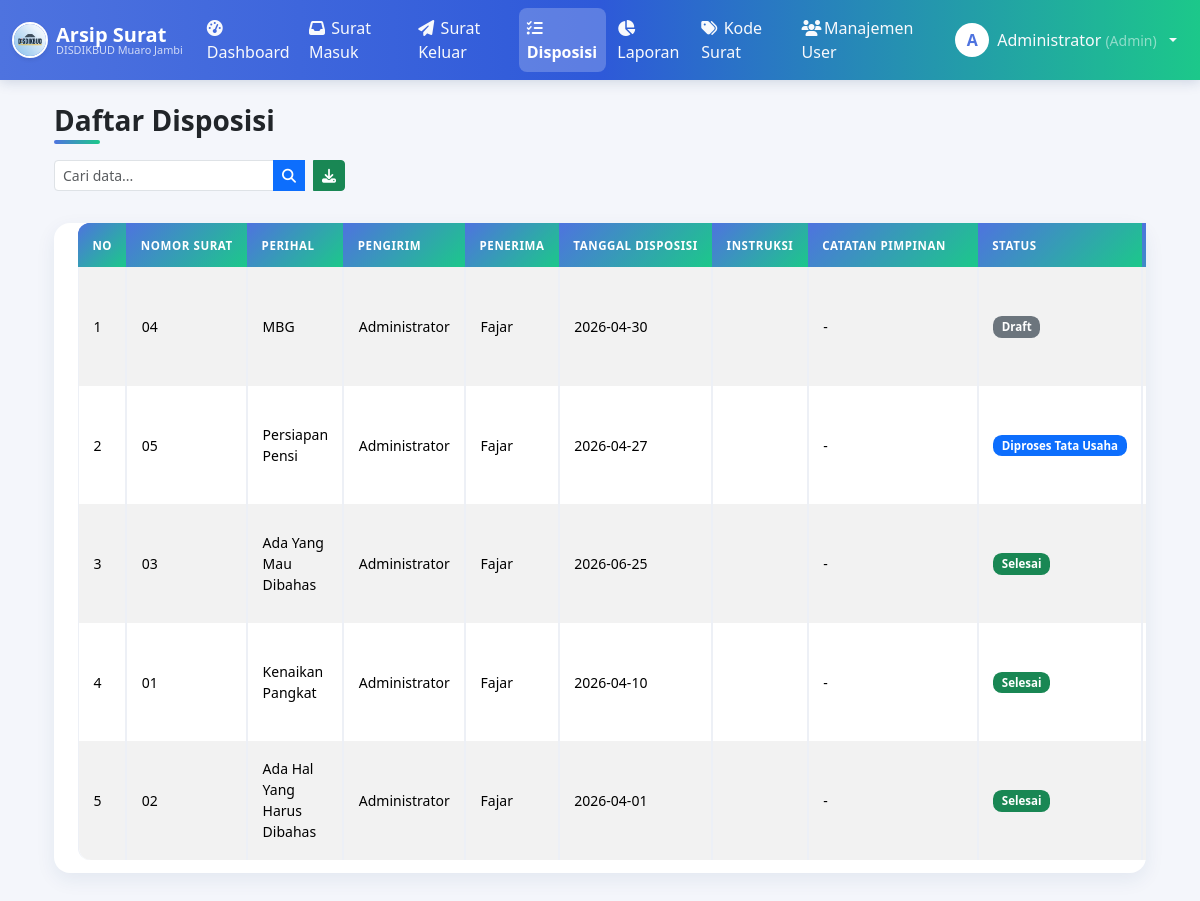
Page /admin/disposisi.php (signed in) on the committed database.
### tables this page shows
CREATE TABLE `disposisi` (
  `id` int(11) NOT NULL,
  `surat_masuk_id` int(11) DEFAULT NULL,
  `pengirim_id` int(11) DEFAULT NULL,
  `penerima_id` int(11) DEFAULT NULL,
  `tgl_disposisi` date DEFAULT NULL,
  `instruksi` text DEFAULT NULL,
  `catatan_pimpinan` text DEFAULT NULL,
  `status` enum('draft','menunggu_verifikasi','terverifikasi','diproses_tata_usaha','selesai') DEFAULT 'draft',
  `created_at` timestamp NULL DEFAULT current_timestamp(),
  `updated_at` timestamp NULL DEFAULT current_timestamp() ON UPDATE current_timestamp()
);

CREATE TABLE `surat_masuk` (
  `id` int(11) NOT NULL,
  `no_agenda` varchar(50) DEFAULT NULL,
  `no_surat` varchar(100) DEFAULT NULL,
  `tgl_surat` date DEFAULT NULL,
  `tgl_diterima` date DEFAULT NULL,
  `pengirim` varchar(150) DEFAULT NULL,
  `instansi` varchar(150) DEFAULT NULL,
  `perihal` varchar(255) DEFAULT NULL,
  `kategori` varchar(100) DEFAULT NULL,
  `file_surat` varchar(255) DEFAULT NULL,
  `status` enum('draft','menunggu_verifikasi','terverifikasi','diproses_tata_usaha','selesai') DEFAULT 'draft',
  `created_at` timestamp NULL DEFAULT current_timestamp()
);

CREATE TABLE `users` (
  `id` int(11) NOT NULL,
  `nama` varchar(100) DEFAULT NULL,
  `email` varchar(100) DEFAULT NULL,
  `password` varchar(255) DEFAULT NULL,
  `role` varchar(20) NOT NULL,
  `created_at` timestamp NULL DEFAULT current_timestamp()
);

### admin/disposisi.php (the view, shortened to what this page needs)
<?php
include "../includes/tracking.php";
$q = isset($_GET['q']) ? mysqli_real_escape_string($conn, $_GET['q']) : "";
if ($_SESSION['role'] == 'admin') {
    $query = "
      SELECT d.*, sm.no_surat, sm.perihal, u1.nama AS pengirim, u2.nama AS penerima
      FROM disposisi d
      JOIN surat_masuk sm ON d.surat_masuk_id = sm.id
      JOIN users u1 ON d.pengirim_id = u1.id
      JOIN users u2 ON d.penerima_id = u2.id
      WHERE sm.no_surat LIKE '%$q%'
         OR sm.perihal LIKE '%$q%'
         OR u1.nama LIKE '%$q%'
         OR u2.nama LIKE '%$q%'
         OR d.instruksi LIKE '%$q%'
      ORDER BY d.created_at DESC
    ";
}
$disposisi = mysqli_query($conn, $query);
?>
<?php include "../includes/header.php"; ?>
<div class="container mt-4">
  <h3 class="fw-bold mb-3">Daftar Disposisi</h3>
  <div class="d-flex justify-content-between mb-3">
    <form class="d-flex mb-3" method="get" action="">
      <div class="input-group" style="max-width: 400px;">
        <input type="text" name="q" value="<?= htmlspecialchars($q ?? ""); ?>"
              class="form-control form-control-sm"
              placeholder="Cari data...">
        <button class="btn btn-sm btn-primary" type="submit">
          <i class="fa fa-search"></i>
        </button>
          <a href="export.php?type=disposisi" class="btn btn-sm btn-success ms-2">
            <i class="fa fa-download"></i>
          </a>
      </div>
    </form>
  </div>
  <div class="card shadow-sm">
    <div class="card-body">
     <table class="table table-bordered table-striped align-middle">
  <thead class="text-white" style="background: linear-gradient(90deg, #4e73df, #1cc88a);">
    <tr>
      <th>No</th>
      <th>Nomor Surat</th>
      <th>Perihal</th>
      <th>Pengirim</th>
      <th>Penerima</th>
      <th>Tanggal Disposisi</th>
      <th>Instruksi</th>
      <th>Catatan Pimpinan</th>
      <th>Status</th>
      <th>Aksi</th>
    </tr>
  </thead>
  <tbody>
    <?php if (mysqli_num_rows($disposisi) > 0): ?>
      <?php $no=1; while($row=mysqli_fetch_assoc($disposisi)): ?>
      <tr>
        <td><?= $no++; ?></td>
        <td><?= htmlspecialchars($row['no_surat']); ?></td>
        <td><?= htmlspecialchars($row['perihal']); ?></td>
        <td><?= htmlspecialchars($row['pengirim']); ?></td>
        <td><?= htmlspecialchars($row['penerima']); ?></td>
        <td><?= htmlspecialchars($row['tgl_disposisi']); ?></td>
        <td><?= nl2br(htmlspecialchars($row['instruksi'])); ?></td>
        <td><?= nl2br(htmlspecialchars($row['catatan_pimpinan'] ?? '-')); ?></td>
        <td>
          <?= statusBadge($row['status']); ?>
        </td>
        <td>
        </td>
      </tr>
      <?php endwhile; ?>
    <?php else: ?>
      <tr>
        <td colspan="10" class="text-center text-muted">Tidak ada data disposisi.</td>
      </tr>
    <?php endif; ?>
  </tbody>
</table>
    </div>
  </div>
</div>
<?php include "../includes/footer.php"; ?>

### includes/tracking.php (shortened to what this page needs)
<?php
function getStatusSteps() {
    return [
        'draft'                 => 'Draft',
        'menunggu_verifikasi'   => 'Menunggu Verifikasi',
        'terverifikasi'         => 'Terverifikasi',
        'diproses_tata_usaha'   => 'Diproses Tata Usaha',
        'selesai'               => 'Selesai',
    ];
}
function getStatusLabel($status) {
    $steps = getStatusSteps();
    return isset($steps[$status]) ? $steps[$status] : ucfirst(str_replace('_', ' ', $status));
}
function getStatusColor($status) {
    $colors = [
        'draft'                 => 'secondary',
        'menunggu_verifikasi'   => 'warning',
        'terverifikasi'         => 'info',
        'diproses_tata_usaha'   => 'primary',
        'selesai'               => 'success',
    ];
    return isset($colors[$status]) ? $colors[$status] : 'secondary';
}
function statusBadge($status) {
    return '<span class="badge bg-' . getStatusColor($status) . '">' . htmlspecialchars(getStatusLabel($status)) . '</span>';
}

### assets/css/style.css (style rules this page uses)
.card { border: none; border-radius: 1rem; box-shadow: 0 .4rem 1.2rem rgba(30, 60, 114, .08) !important; }
.card > .card-body { padding: 1.4rem 1.5rem 1.6rem; }
.card > .card-body:has(> table) { max-height: 68vh; overflow: auto; -webkit-overflow-scrolling: touch; padding-top: 0; }
.container h3.fw-bold { position: relative; display: inline-block; padding-bottom: .4rem; margin-bottom: 1.2rem; }
.container h3.fw-bold::after { content: ''; position: absolute; left: 0; bottom: 0; width: 46px; height: 4px; border-radius: 4px; background: linear-gradient(90deg, #4e73df, #1cc88a); }
.table.table-bordered.table-striped { border-collapse: separate; border-spacing: 0; border-radius: .75rem; margin-bottom: 0; background-color: #fff; }
.table.table-bordered.table-striped thead { background: linear-gradient(135deg, #4e73df 0%, #1cc88a 100%) !important; }
.table.table-bordered.table-striped thead th { background-color: #4e73df !important; background-image: linear-gradient(135deg, #4e73df 0%, #1cc88a 100%); color: #fff !important; font-weight: 600; font-size: .72rem; text-transform: uppercase; letter-spacing: .05em; padding: .85rem .9rem; border: none; white-space: nowrap; vertical-align: middle; position: sticky; top: 0; z-index: 3; }
.table.table-bordered.table-striped thead th:first-child { border-top-left-radius: .75rem; }
.table.table-bordered.table-striped thead th:last-child { border-top-right-radius: .75rem; }
.table.table-bordered.table-striped tbody tr:last-child td:first-child { border-bottom-left-radius: .75rem; }
.table.table-bordered.table-striped tbody tr:last-child td:last-child { border-bottom-right-radius: .75rem; }
.table.table-bordered.table-striped tbody td { padding: .8rem .9rem; font-size: .875rem; vertical-align: middle; border-color: #edf0f6; }
.table.table-bordered.table-striped tbody tr:nth-of-type(odd) { background-color: #f9fafd; }
.table.table-bordered.table-striped tbody tr { transition: background-color .15s ease; }
.table.table-bordered.table-striped tbody td:nth-child(8) { white-space: normal !important; word-wrap: break-word; min-width: 170px; }
.badge { font-size: .72rem; font-weight: 600; padding: .45em .75em; border-radius: .55rem; }

### includes/header.php (style rules this page uses)
body { background-color: #f4f6fb; font-family: 'Segoe UI', Tahoma, Geneva, Verdana, sans-serif; }

### rows in the picture
disposisi: surat_masuk.no_surat "04", surat_masuk.perihal "MBG", pengirim.nama "Administrator", penerima.nama "Fajar", tgl_disposisi "2026-04-30", catatan_pimpinan "-", status "Draft"
disposisi: surat_masuk.no_surat "05", surat_masuk.perihal "Persiapan Pensi", pengirim.nama "Administrator", penerima.nama "Fajar", tgl_disposisi "2026-04-27", catatan_pimpinan "-", status "Diproses Tata Usaha"
disposisi: surat_masuk.no_surat "03", surat_masuk.perihal "Ada Yang Mau Dibahas", pengirim.nama "Administrator", penerima.nama "Fajar", tgl_disposisi "2026-06-25", catatan_pimpinan "-", status "Selesai"
disposisi: surat_masuk.no_surat "01", surat_masuk.perihal "Kenaikan Pangkat", pengirim.nama "Administrator", penerima.nama "Fajar", tgl_disposisi "2026-04-10", catatan_pimpinan "-", status "Selesai"
disposisi: surat_masuk.no_surat "02", surat_masuk.perihal "Ada Hal Yang Harus Dibahas", pengirim.nama "Administrator", penerima.nama "Fajar", tgl_disposisi "2026-04-01", catatan_pimpinan "-", status "Selesai"

### other values in the picture
$inisial "A"
$nama_user "Administrator"
$label "Admin"
